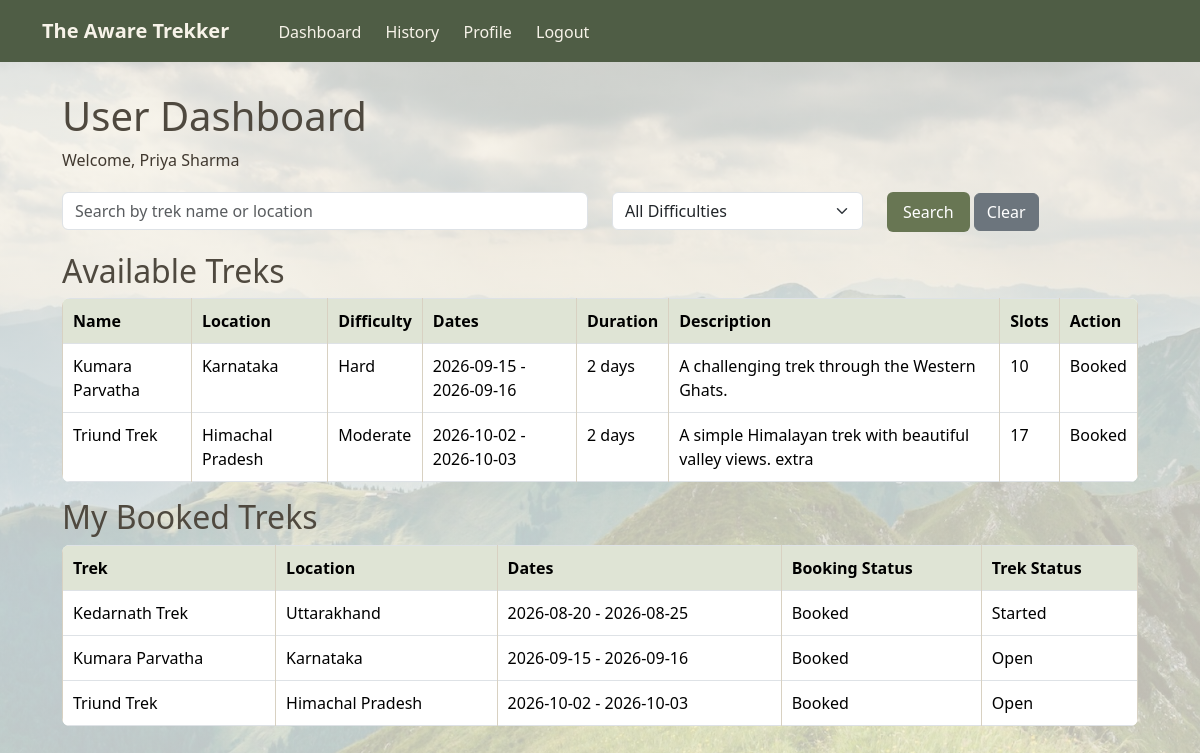
The app's page /user (signed in) with its own data.
### models.py (models this page shows)
class User(UserMixin, db.Model):
    id = db.Column(db.Integer, primary_key=True)
    name = db.Column(db.String(100), nullable=False)
    email = db.Column(db.String(120), unique=True, nullable=False)
    password = db.Column(db.String(100), nullable=False)
    phone = db.Column(db.String(20))
    role = db.Column(db.Enum(UserRole), nullable=False)
    approved = db.Column(db.Boolean, default=False)
    blacklisted = db.Column(db.Boolean, default=False)
    bookings = db.relationship(
        "Booking",
        backref="user",
        cascade="all, delete-orphan"
    )
    assigned_treks = db.relationship(
        "Trek",
        backref="staff"
    )

class Trek(db.Model):
    id = db.Column(db.Integer, primary_key=True)
    name = db.Column(db.String(100), nullable=False)
    location = db.Column(db.String(100), nullable=False)
    difficulty = db.Column(
        db.Enum(TrekDifficulty),
        nullable=False
    )
    duration = db.Column(db.Integer, nullable=False)
    total_slots = db.Column(db.Integer, nullable=False)
    available_slots = db.Column(db.Integer, nullable=False)
    start_date = db.Column(db.Date, nullable=False)
    end_date = db.Column(db.Date, nullable=False)
    status = db.Column(
        db.Enum(TrekStatus),
        default=TrekStatus.OPEN,
        nullable=False
    )
    description = db.Column(db.Text)
    staff_id = db.Column(
        db.Integer,
        db.ForeignKey("user.id")
    )
    bookings = db.relationship(
        "Booking",
        backref="trek",
        cascade="all, delete-orphan"
    )

class Booking(db.Model):
    id = db.Column(db.Integer, primary_key=True)
    booking_date = db.Column(
        db.DateTime,
        server_default=db.func.now()
    )
    status = db.Column(
        db.Enum(BookingStatus),
        default=BookingStatus.BOOKED,
        nullable=False
    )
    user_id = db.Column(
        db.Integer,
        db.ForeignKey("user.id"),
        nullable=False
    )
    trek_id = db.Column(
        db.Integer,
        db.ForeignKey("trek.id"),
        nullable=False
    )

### app.py (the view)
@app.route("/user")
@login_required
def user_dashboard():
    if not user_only():
        return redirect(url_for("home"))
    search = request.args.get("search", "")
    difficulty = request.args.get("difficulty", "")
    query = Trek.query.filter_by(
        status=TrekStatus.OPEN
    )
    if search:
        query = query.filter(
            (Trek.name.ilike("%" + search + "%")) |
            (Trek.location.ilike("%" + search + "%"))
        )
    if difficulty:
        query = query.filter(
            Trek.difficulty == TrekDifficulty(difficulty)
        )
    treks = query.all()
    bookings = Booking.query.filter_by(
        user_id=current_user.id
    ).all()
    booked_trek_ids = []
    for booking in bookings:
        if booking.status == BookingStatus.BOOKED:
            booked_trek_ids.append(booking.trek_id)
    return render_template(
        "user/dashboard.html",
        treks=treks,
        bookings=bookings,
        booked_trek_ids=booked_trek_ids,
        difficulties=TrekDifficulty,
        search=search,
        difficulty=difficulty
    )

### app.py (called while the page is built)
@login_manager.user_loader
def load_user(user_id):
    return User.query.get(int(user_id))

def user_only():
    if current_user.role != UserRole.USER:
        flash("Access denied.")
        return False
    return True

### templates/user/dashboard.html (shortened to what this page needs)
{% extends "base.html" %}
{% block content %}
<h1>User Dashboard</h1>
<p>Welcome, {{ current_user.name }}</p>
<form method="GET" style="margin:20px 0;">
    <div class="row">
        <div class="col-md-6">
            <input
                type="text"
                name="search"
                class="form-control"
                placeholder="Search by trek name or location"
                value="{{ search }}"
            >
        </div>
        <div class="col-md-3">
            <select name="difficulty" class="form-select">
                <option value="">All Difficulties</option>
            </select>
        </div>
        <div class="col-md-3">
            <button class="btn btn-main">
                Search
            </button>
            <a href="{{ url_for('user_dashboard') }}"
               class="btn btn-secondary">
                Clear
            </a>
        </div>
    </div>
</form>
<h2>Available Treks</h2>
<table class="table table-bordered">
<tr>
    <th>Name</th>
    <th>Location</th>
    <th>Difficulty</th>
    <th>Dates</th>
    <th>Duration</th>
    <th>Description</th>
    <th>Slots</th>
    <th>Action</th>
</tr>
{% for trek in treks %}
<tr>
    <td>{{ trek.name }}</td>
    <td>{{ trek.location }}</td>
    <td>{{ trek.difficulty.value }}</td>
    <td>
        {{ trek.start_date }} - {{ trek.end_date }}
    </td>
    <td>{{ trek.duration }} days</td>
    <td>{{ trek.description }}</td>
    <td>{{ trek.available_slots }}</td>
    <td>
        {% if trek.id in booked_trek_ids %}
            Booked
        {% elif trek.available_slots == 0 %}
            Full
        {% else %}
            <a href="{{ url_for('book_trek', trek_id=trek.id) }}">
                Book
            </a>
        {% endif %}
    </td>
</tr>
{% else %}
<tr>
    <td colspan="8">No treks found.</td>
</tr>
{% endfor %}
</table>
<h2>My Booked Treks</h2>
<table class="table table-bordered">
<tr>
    <th>Trek</th>
    <th>Location</th>
    <th>Dates</th>
    <th>Booking Status</th>
    <th>Trek Status</th>
</tr>
{% for booking in bookings %}
<tr>
    <td>{{ booking.trek.name }}</td>
    <td>{{ booking.trek.location }}</td>
    <td>
        {{ booking.trek.start_date }} -
        {{ booking.trek.end_date }}
    </td>
    <td>{{ booking.status.value }}</td>
    <td>{{ booking.trek.status.value }}</td>
</tr>
{% else %}
<tr>
    <td colspan="5">
        You have not booked any trek yet.
    </td>
</tr>
{% endfor %}
</table>
{% endblock %}

### templates/base.html (shortened to what this page needs)
<!DOCTYPE html>
<html>
<head>
    <link
        href="https://cdn.jsdelivr.net/npm/bootstrap@5.3.3/dist/css/bootstrap.min.css"
        rel="stylesheet"
    >
</head>
<body>
<nav>
    <div class="container">
        <a href="{{ url_for('home') }}">
            <strong>The Aware Trekker</strong>
        </a>
        {% if current_user.is_authenticated %}
            {% if current_user.role.value == "Admin" %}
                <a href="{{ url_for('admin_dashboard') }}">
                    Dashboard
                </a>
                <a href="{{ url_for('manage_treks') }}">
                    Treks
                </a>
                <a href="{{ url_for('manage_staff') }}">
                    Staff
                </a>
                <a href="{{ url_for('manage_users') }}">
                    Users
                </a>
                <a href="{{ url_for('admin_bookings') }}">
                    Bookings
                </a>
            {% elif current_user.role.value == "Staff" %}
                <a href="{{ url_for('staff_dashboard') }}">
                    Dashboard
                </a>
            {% else %}
                <a href="{{ url_for('user_dashboard') }}">
                    Dashboard
                </a>
                <a href="{{ url_for('booking_history') }}">
                    History
                </a>
            {% endif %}
            <a href="{{ url_for('profile') }}">
                Profile
            </a>
            <a href="{{ url_for('logout') }}">
                Logout
            </a>
        {% endif %}
    </div>
</nav>
<div class="container page">
    {% block content %}
    {% endblock %}
</div>
</body>
</html>

### records on screen
User: name "Priya Sharma"
Trek: name "Kumara Parvatha", location "Karnataka", difficulty.value "Hard", start_date "2026-09-15", end_date "2026-09-16", duration "2", description "A challenging trek through the Western Ghats.", available_slots "10", shows "Booked"
Trek: name "Triund Trek", location "Himachal Pradesh", difficulty.value "Moderate", start_date "2026-10-02", end_date "2026-10-03", duration "2", description "A simple Himalayan trek with beautiful valley views. extra", available_slots "17", shows "Booked"
Booking: trek.name "Kedarnath Trek", trek.location "Uttarakhand", trek.start_date "2026-08-20", trek.end_date "2026-08-25", status.value "Booked", trek.status.value "Started"
Booking: trek.name "Kumara Parvatha", trek.location "Karnataka", trek.start_date "2026-09-15", trek.end_date "2026-09-16", status.value "Booked", trek.status.value "Open"
Booking: trek.name "Triund Trek", trek.location "Himachal Pradesh", trek.start_date "2026-10-02", trek.end_date "2026-10-03", status.value "Booked", trek.status.value "Open"
